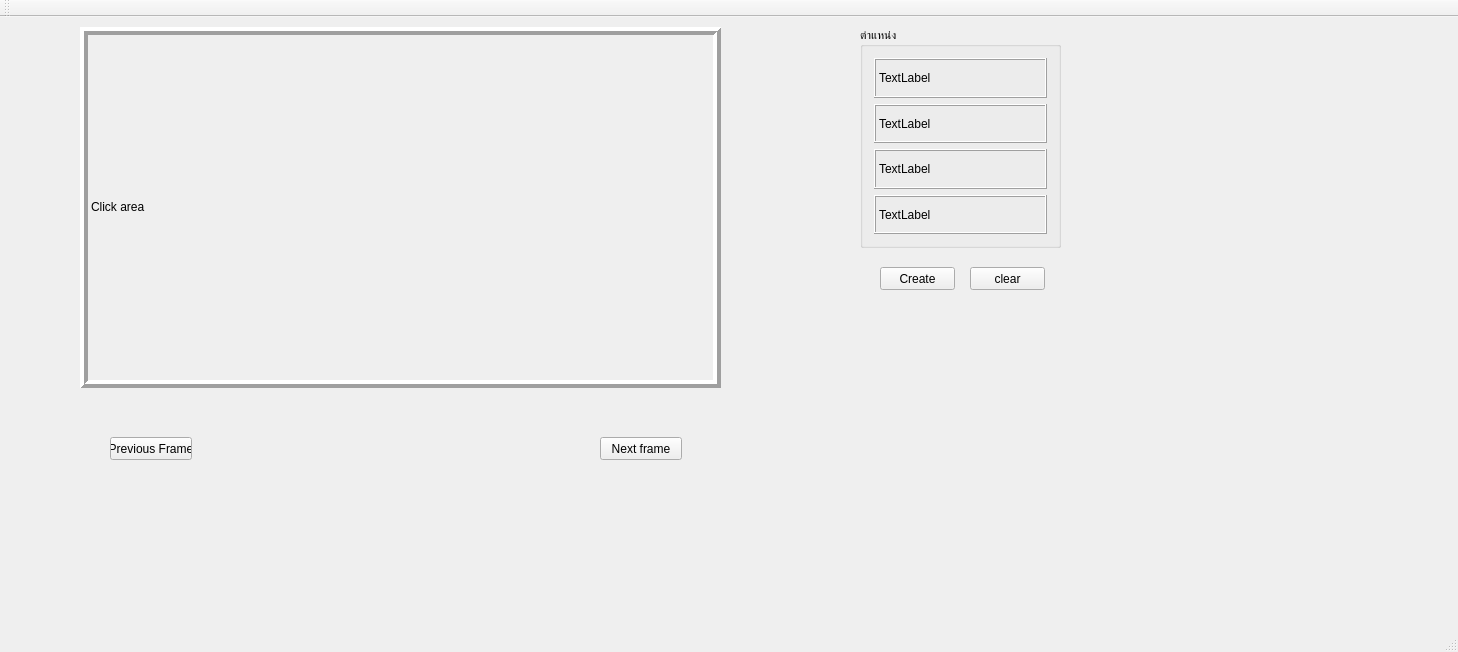
<?xml version="1.0" encoding="UTF-8"?>
<ui version="4.0">
 <class>MainWindow</class>
 <widget class="QMainWindow" name="MainWindow">
  <property name="geometry">
   <rect>
    <x>0</x>
    <y>0</y>
    <width>1458</width>
    <height>652</height>
   </rect>
  </property>
  <property name="windowTitle">
   <string>MainWindow</string>
  </property>
  <widget class="QWidget" name="centralWidget">
   <widget class="my_label" name="vdo_lbl">
    <property name="geometry">
     <rect>
      <x>80</x>
      <y>10</y>
      <width>641</width>
      <height>361</height>
     </rect>
    </property>
    <property name="styleSheet">
     <string notr="true">font: 20pt &quot;MS Shell Dlg 2&quot;;</string>
    </property>
    <property name="frameShape">
     <enum>QFrame::Box</enum>
    </property>
    <property name="frameShadow">
     <enum>QFrame::Raised</enum>
    </property>
    <property name="lineWidth">
     <number>4</number>
    </property>
    <property name="text">
     <string>Click area</string>
    </property>
    <property name="textFormat">
     <enum>Qt::RichText</enum>
    </property>
    <property name="scaledContents">
     <bool>false</bool>
    </property>
    <property name="indent">
     <number>-1</number>
    </property>
   </widget>
   <widget class="QGroupBox" name="groupBox">
    <property name="geometry">
     <rect>
      <x>860</x>
      <y>10</y>
      <width>201</width>
      <height>221</height>
     </rect>
    </property>
    <property name="title">
     <string>ตำแหน่ง</string>
    </property>
    <layout class="QVBoxLayout" name="verticalLayout_2">
     <item>
      <layout class="QVBoxLayout" name="verticalLayout">
       <item>
        <widget class="QLabel" name="label_2">
         <property name="frameShape">
          <enum>QFrame::Box</enum>
         </property>
         <property name="frameShadow">
          <enum>QFrame::Raised</enum>
         </property>
         <property name="text">
          <string>TextLabel</string>
         </property>
        </widget>
       </item>
       <item>
        <widget class="QLabel" name="label_3">
         <property name="frameShape">
          <enum>QFrame::Box</enum>
         </property>
         <property name="frameShadow">
          <enum>QFrame::Raised</enum>
         </property>
         <property name="text">
          <string>TextLabel</string>
         </property>
        </widget>
       </item>
       <item>
        <widget class="QLabel" name="label_4">
         <property name="frameShape">
          <enum>QFrame::Box</enum>
         </property>
         <property name="frameShadow">
          <enum>QFrame::Raised</enum>
         </property>
         <property name="text">
          <string>TextLabel</string>
         </property>
        </widget>
       </item>
       <item>
        <widget class="QLabel" name="label_5">
         <property name="frameShape">
          <enum>QFrame::Box</enum>
         </property>
         <property name="frameShadow">
          <enum>QFrame::Raised</enum>
         </property>
         <property name="text">
          <string>TextLabel</string>
         </property>
        </widget>
       </item>
      </layout>
     </item>
    </layout>
   </widget>
   <widget class="QPushButton" name="createImgBtn">
    <property name="geometry">
     <rect>
      <x>880</x>
      <y>250</y>
      <width>75</width>
      <height>23</height>
     </rect>
    </property>
    <property name="text">
     <string>Create</string>
    </property>
   </widget>
   <widget class="QPushButton" name="clrBtn">
    <property name="geometry">
     <rect>
      <x>970</x>
      <y>250</y>
      <width>75</width>
      <height>23</height>
     </rect>
    </property>
    <property name="text">
     <string>clear</string>
    </property>
   </widget>
   <widget class="QPushButton" name="nxtFrmBtn">
    <property name="geometry">
     <rect>
      <x>600</x>
      <y>420</y>
      <width>82</width>
      <height>23</height>
     </rect>
    </property>
    <property name="text">
     <string>Next frame</string>
    </property>
   </widget>
   <widget class="QPushButton" name="prevFrmBtn">
    <property name="geometry">
     <rect>
      <x>110</x>
      <y>420</y>
      <width>82</width>
      <height>23</height>
     </rect>
    </property>
    <property name="text">
     <string>Previous Frame</string>
    </property>
   </widget>
   <zorder>groupBox</zorder>
   <zorder>vdo_lbl</zorder>
   <zorder>createImgBtn</zorder>
   <zorder>clrBtn</zorder>
   <zorder>nxtFrmBtn</zorder>
   <zorder>nxtFrmBtn</zorder>
   <zorder>prevFrmBtn</zorder>
  </widget>
  <widget class="QMenuBar" name="menuBar">
   <property name="geometry">
    <rect>
     <x>0</x>
     <y>0</y>
     <width>1458</width>
     <height>21</height>
    </rect>
   </property>
  </widget>
  <widget class="QToolBar" name="mainToolBar">
   <attribute name="toolBarArea">
    <enum>TopToolBarArea</enum>
   </attribute>
   <attribute name="toolBarBreak">
    <bool>false</bool>
   </attribute>
  </widget>
  <widget class="QStatusBar" name="statusBar"/>
 </widget>
 <layoutdefault spacing="6" margin="11"/>
 <customwidgets>
  <customwidget>
   <class>my_label</class>
   <extends>QLabel</extends>
   <header location="global">my_label.h</header>
  </customwidget>
 </customwidgets>
 <resources/>
 <connections/>
</ui>
